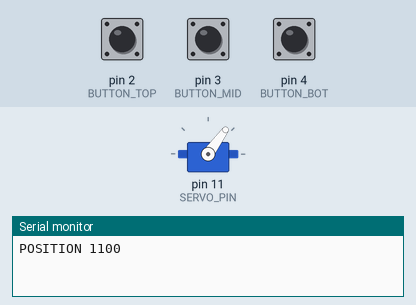
This program was run on a simulated Arduino Nano, built with avr-gcc and run on an emulated ATmega328P. Parts: servo, the last lines printed to the serial monitor. Inputs (shaded band) come from the test bench; at power-on: pin 4 (BUTTON_BOT) LOW, pin 3 (BUTTON_MID) LOW, pin 2 (BUTTON_TOP) LOW.

Above: at 1.7 s.
1.8 s: pin 4 (BUTTON_BOT) pulled HIGH for 0.15 s
At 3.1 s:
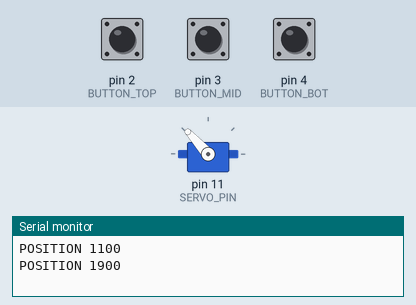
3.4 s: pin 3 (BUTTON_MID) pulled HIGH for 0.15 s
At 4.6 s:
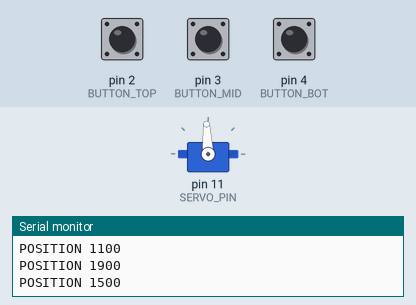
5.0 s: pin 2 (BUTTON_TOP) pulled HIGH for 0.15 s
At 5.9 s:
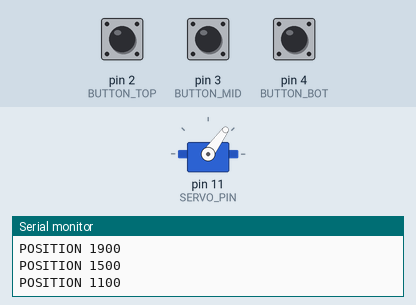
6.6 s: pin 3 (BUTTON_MID) pulled HIGH for 1 s
At 8.4 s:
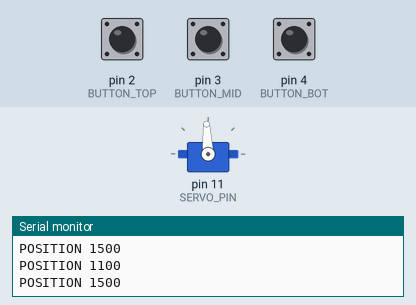
Timing chart, 0 to 9.9 s (numbered marks = the images above; inputs shaded):
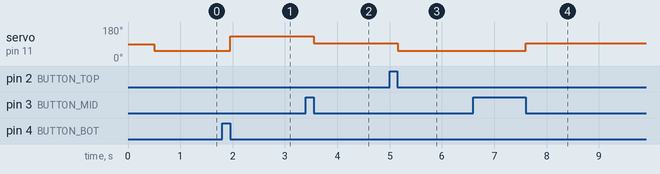

Measured:
- after the input at 1.8 s, servo on pin 11 (SERVO_PIN): 54° → 132° after 0.15 s
- after the input at 3.4 s, servo on pin 11 (SERVO_PIN): 132° → 93° after 0.15 s
- after the input at 5.0 s, servo on pin 11 (SERVO_PIN): 93° → 54° after 0.15 s
- after the input at 6.6 s, servo on pin 11 (SERVO_PIN): 54° → 93° after 1.0 s

The program:

main.cpp
```cpp
#include <Arduino.h>
#include <Servo.h>
#include "Button.hpp"

#define SERVO_PIN 11

#define BUTTON_TOP 2
#define BUTTON_MID 3
#define BUTTON_BOT 4

// #define ANGLE_N 30
// #define ANGLE_MIDDLE 90
// #define ANGLE_M -30

#define ANGLE_N 1100
#define ANGLE_MIDDLE 1500
#define ANGLE_M 1900

#define LO_FILTER 800
#define HI_FILTER 1830

#define LED_BOT 10
#define LED_MID 9
#define LED_TOP 8

#define POS_CHANGE_DELAY 500

#define ADJUSTMENT_RESOLUTION 5

#define POS_ADDRESS 0
#define STATE_ADDRESS 10

Servo servo;
Button button_top = Button(BUTTON_TOP, false);
Button button_mid = Button(BUTTON_MID, false);
Button button_bot = Button(BUTTON_BOT, false);

int state = 0;

// void writeLongIntoEEPROM(int address, long number);
// long readLongFromEEPROM(int address);

void setup()
{
    Serial.begin(9600);
    servo.attach(SERVO_PIN);

    // writeLongIntoEEPROM(STATE_ADDRESS, 0);

    delay(POS_CHANGE_DELAY);
    state = ANGLE_MIDDLE;

    // is_setup = readLongFromEEPROM(STATE_ADDRESS);
    // if (is_setup)
    // {
    //     Serial.println("Setup Already!");
    //     full_position = readLongFromEEPROM(POS_ADDRESS);
    //     Serial.print("Saved Full Position: ");
    //     Serial.println(full_position);

    //     servo.writeMicroseconds(full_position);
    //     state = full_position;

    //     digitalWrite(LED_S, HIGH);
    // }
    // else
    // {
    //     Serial.println("SETUP MODE");
    //     current_pos = HI_FILTER;
    //     digitalWrite(LED_S, LOW);
    // }
}

void loop()
{
    button_top.update_button();
    button_mid.update_button();
    button_bot.update_button();

    if (button_top.was_pushed() && state != ANGLE_N)
    {
        state = ANGLE_N;
        // servo.write(ANGLE_MIDDLE + ANGLE_N);
        servo.writeMicroseconds(ANGLE_N);
        delay(POS_CHANGE_DELAY);
        Serial.print("POSITION ");
        Serial.println(ANGLE_N);

        digitalWrite(LED_TOP, HIGH);
        digitalWrite(LED_MID, LOW);
        digitalWrite(LED_BOT, LOW);
    }
    else if (button_mid.was_pushed() && state != ANGLE_MIDDLE)
    {
        state = ANGLE_MIDDLE;
        // servo.write(ANGLE_MIDDLE);
        servo.writeMicroseconds(ANGLE_MIDDLE);
        delay(POS_CHANGE_DELAY);
        digitalWrite(LED_TOP, LOW);
        digitalWrite(LED_MID, HIGH);
        digitalWrite(LED_BOT, LOW);
        Serial.print("POSITION ");
        Serial.println(ANGLE_MIDDLE);
    }
    else if (button_bot.was_pushed() && state != ANGLE_M)
    {
        state = ANGLE_M;
        // servo.write(ANGLE_MIDDLE + ANGLE_M);
        servo.writeMicroseconds(ANGLE_M);
        delay(POS_CHANGE_DELAY);
        digitalWrite(LED_TOP, LOW);
        digitalWrite(LED_MID, LOW);
        digitalWrite(LED_BOT, HIGH);
        Serial.print("POSITION ");
        Serial.println(ANGLE_M);
    }
    delay(50);
}

// void writeLongIntoEEPROM(int address, long number)
// {
// 	EEPROM.write(address, (number >> 24) & 0xFF);
// 	EEPROM.write(address + 1, (number >> 16) & 0xFF);
// 	EEPROM.write(address + 2, (number >> 8) & 0xFF);
// 	EEPROM.write(address + 3, number & 0xFF);
// }

// long readLongFromEEPROM(int address)
// {
// 	return ((long)EEPROM.read(address) << 24) +
// 		   ((long)EEPROM.read(address + 1) << 16) +
// 		   ((long)EEPROM.read(address + 2) << 8) +
// 		   (long)EEPROM.read(address + 3);
// }
```
